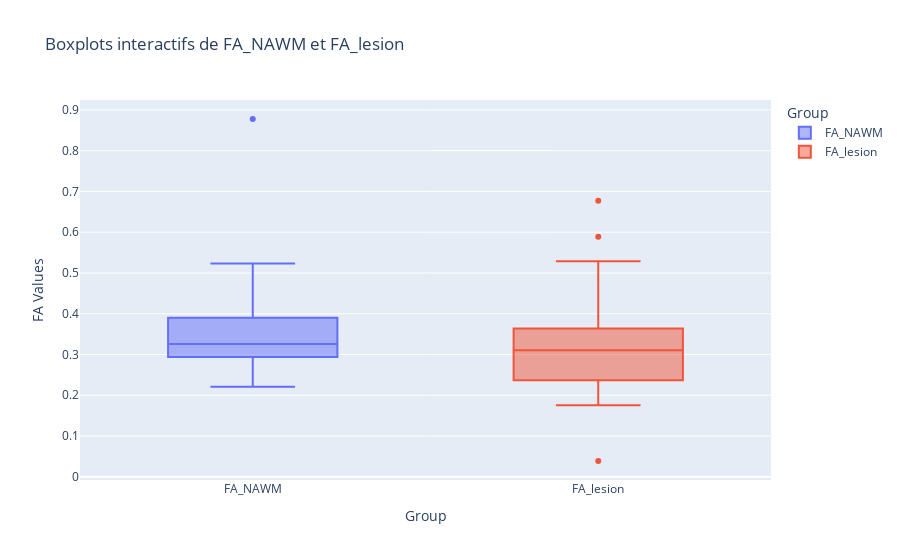

Write notebook code for a chart like this one.
### Code cell
from scipy.stats import ttest_ind

import plotly.express as px

# Créer un DataFrame avec les données triées
df_FA_NAWM_sorted = df_results.sort_values(by="FA_NAWM")

# Créer un graphique interactif avec Plotly
fig = px.box(
    df_FA_NAWM_sorted.melt(id_vars=["Subject"], value_vars=["FA_NAWM", "FA_lesion"]),
    x="variable",
    y="value",
    color="variable",
    hover_data=["Subject"],
    labels={"value": "FA Values", "variable": "Group"},
    title="Boxplots interactifs de FA_NAWM et FA_lesion"
)

# Afficher le graphique
fig.show()

# Effectuer un test t pour comparer les deux groupes
t_stat, p_value = ttest_ind(fa_nawm_values.dropna(), fa_lesion_values.dropna(), equal_var=False)

# Afficher les résultats du test t
print(f"T-statistic: {t_stat}, P-value: {p_value}")

### Figure 1 — Plotly figure (JSON) as saved in the notebook; plotly's stock layout.template omitted (floating-point values rounded to 4 significant figures)
{"data": [{"alignmentgroup": "True", "customdata": [["sub-043"], ["sub-087"], ["sub-095"], ["sub-042"], ["sub-010"], ["sub-008"], ["sub-081"], ["sub-014"], ["sub-040"], ["sub-032"], ["sub-071"], ["sub-058"], ["sub-015"], ["sub-004"], ["sub-106"], ["sub-112"], ["sub-041"], ["sub-094"], ["sub-079"], ["sub-052"], ["sub-090"], ["sub-051"], ["sub-096"], ["sub-109"], ["sub-017"], ["sub-062"], ["sub-110"], ["sub-054"], ["sub-128"], ["sub-013"], ["sub-085"], ["sub-126"], ["sub-024"], ["sub-102"], ["sub-050"], ["sub-006"], ["sub-021"], ["sub-107"], ["sub-020"], ["sub-046"], ["sub-005"], ["sub-044"], ["sub-009"], ["sub-076"], ["sub-012"], ["sub-131"], ["sub-091"], ["sub-037"], ["sub-099"], ["sub-084"], ["sub-023"], ["sub-072"], ["sub-011"], ["sub-016"], ["sub-018"], ["sub-019"], ["sub-025"], ["sub-026"], ["sub-031"], ["sub-033"], ["sub-034"], ["sub-036"], ["sub-038"], ["sub-039"], ["sub-045"], ["sub-056"], ["sub-059"], ["sub-060"], ["sub-064"], ["sub-065"], ["sub-067"], ["sub-070"], ["sub-075"], ["sub-077"], ["sub-078"], ["sub-082"], ["sub-088"], ["sub-089"], ["sub-097"], ["sub-098"], ["sub-100"], ["sub-104"], ["sub-105"], ["sub-111"], ["sub-113"], ["sub-114"], ["sub-117"], ["sub-118"], ["sub-119"], ["sub-120"], ["sub-122"], ["sub-123"], ["sub-124"], ["sub-125"], ["sub-129"], ["sub-130"], ["sub-132"], ["sub-133"]], "hovertemplate": "Group=%{x}<br>FA Values=%{y}<br>Subject=%{customdata[0]}<extra></extra>", "legendgroup": "FA_NAWM", "marker": {"color": "#636efa"}, "name": "FA_NAWM", "notched": false, "offsetgroup": "FA_NAWM", "orientation": "v", "showlegend": true, "type": "box", "x": ["FA_NAWM", "FA_NAWM", "FA_NAWM", "FA_NAWM", "FA_NAWM", "FA_NAWM", "FA_NAWM", "FA_NAWM", "FA_NAWM", "FA_NAWM", "FA_NAWM", "FA_NAWM", "FA_NAWM", "FA_NAWM", "FA_NAWM", "FA_NAWM", "FA_NAWM", "FA_NAWM", "FA_NAWM", "FA_NAWM", "FA_NAWM", "FA_NAWM", "FA_NAWM", "FA_NAWM", "FA_NAWM", "FA_NAWM", "FA_NAWM", "FA_NAWM", "FA_NAWM", "FA_NAWM", "FA_NAWM", "FA_NAWM", "FA_NAWM", "FA_NAWM", "FA_NAWM", "FA_NAWM", "FA_NAWM", "FA_NAWM", "FA_NAWM", "FA_NAWM", "FA_NAWM", "FA_NAWM", "FA_NAWM", "FA_NAWM", "FA_NAWM", "FA_NAWM", "FA_NAWM", "FA_NAWM", "FA_NAWM", "FA_NAWM", "FA_NAWM", "FA_NAWM", "FA_NAWM", "FA_NAWM", "FA_NAWM", "FA_NAWM", "FA_NAWM", "FA_NAWM", "FA_NAWM", "FA_NAWM", "FA_NAWM", "FA_NAWM", "FA_NAWM", "FA_NAWM", "FA_NAWM", "FA_NAWM", "FA_NAWM", "FA_NAWM", "FA_NAWM", "FA_NAWM", "FA_NAWM", "FA_NAWM", "FA_NAWM", "FA_NAWM", "FA_NAWM", "FA_NAWM", "FA_NAWM", "FA_NAWM", "FA_NAWM", "FA_NAWM", "FA_NAWM", "FA_NAWM", "FA_NAWM", "FA_NAWM", "FA_NAWM", "FA_NAWM", "FA_NAWM", "FA_NAWM", "FA_NAWM", "FA_NAWM", "FA_NAWM", "FA_NAWM", "FA_NAWM", "FA_NAWM", "FA_NAWM", "FA_NAWM", "FA_NAWM", "FA_NAWM"], "x0": " ", "xaxis": "x", "y": [0.2211, 0.2217, 0.2277, 0.2281, 0.2444, 0.2677, 0.2679, 0.2851, 0.2862, 0.2872, 0.2872, 0.2914, 0.293, 0.2947, 0.2956, 0.2961, 0.3064, 0.3108, 0.3153, 0.3165, 0.3188, 0.3189, 0.3204, 0.3209, 0.3249, 0.325, 0.3263, 0.3309, 0.3367, 0.3386, 0.342, 0.3578, 0.3579, 0.3587, 0.3634, 0.3642, 0.3842, 0.3842, 0.3885, 0.3912, 0.3929, 0.393, 0.3983, 0.4011, 0.402, 0.4045, 0.4052, 0.4265, 0.4355, 0.4577, 0.5234, 0.8777, null, null, null, null, null, null, null, null, null, null, null, null, null, null, null, null, null, null, null, null, null, null, null, null, null, null, null, null, null, null, null, null, null, null, null, null, null, null, null, null, null, null, null, null, null, null], "y0": " ", "yaxis": "y"}, {"alignmentgroup": "True", "customdata": [["sub-043"], ["sub-087"], ["sub-095"], ["sub-042"], ["sub-010"], ["sub-008"], ["sub-081"], ["sub-014"], ["sub-040"], ["sub-032"], ["sub-071"], ["sub-058"], ["sub-015"], ["sub-004"], ["sub-106"], ["sub-112"], ["sub-041"], ["sub-094"], ["sub-079"], ["sub-052"], ["sub-090"], ["sub-051"], ["sub-096"], ["sub-109"], ["sub-017"], ["sub-062"], ["sub-110"], ["sub-054"], ["sub-128"], ["sub-013"], ["sub-085"], ["sub-126"], ["sub-024"], ["sub-102"], ["sub-050"], ["sub-006"], ["sub-021"], ["sub-107"], ["sub-020"], ["sub-046"], ["sub-005"], ["sub-044"], ["sub-009"], ["sub-076"], ["sub-012"], ["sub-131"], ["sub-091"], ["sub-037"], ["sub-099"], ["sub-084"], ["sub-023"], ["sub-072"], ["sub-011"], ["sub-016"], ["sub-018"], ["sub-019"], ["sub-025"], ["sub-026"], ["sub-031"], ["sub-033"], ["sub-034"], ["sub-036"], ["sub-038"], ["sub-039"], ["sub-045"], ["sub-056"], ["sub-059"], ["sub-060"], ["sub-064"], ["sub-065"], ["sub-067"], ["sub-070"], ["sub-075"], ["sub-077"], ["sub-078"], ["sub-082"], ["sub-088"], ["sub-089"], ["sub-097"], ["sub-098"], ["sub-100"], ["sub-104"], ["sub-105"], ["sub-111"], ["sub-113"], ["sub-114"], ["sub-117"], ["sub-118"], ["sub-119"], ["sub-120"], ["sub-122"], ["sub-123"], ["sub-124"], ["sub-125"], ["sub-129"], ["sub-130"], ["sub-132"], ["sub-133"]], "hovertemplate": "Group=%{x}<br>FA Values=%{y}<br>Subject=%{customdata[0]}<extra></extra>", "legendgroup": "FA_lesion", "marker": {"color": "#EF553B"}, "name": "FA_lesion", "notched": false, "offsetgroup": "FA_lesion", "orientation": "v", "showlegend": true, "type": "box", "x": ["FA_lesion", "FA_lesion", "FA_lesion", "FA_lesion", "FA_lesion", "FA_lesion", "FA_lesion", "FA_lesion", "FA_lesion", "FA_lesion", "FA_lesion", "FA_lesion", "FA_lesion", "FA_lesion", "FA_lesion", "FA_lesion", "FA_lesion", "FA_lesion", "FA_lesion", "FA_lesion", "FA_lesion", "FA_lesion", "FA_lesion", "FA_lesion", "FA_lesion", "FA_lesion", "FA_lesion", "FA_lesion", "FA_lesion", "FA_lesion", "FA_lesion", "FA_lesion", "FA_lesion", "FA_lesion", "FA_lesion", "FA_lesion", "FA_lesion", "FA_lesion", "FA_lesion", "FA_lesion", "FA_lesion", "FA_lesion", "FA_lesion", "FA_lesion", "FA_lesion", "FA_lesion", "FA_lesion", "FA_lesion", "FA_lesion", "FA_lesion", "FA_lesion", "FA_lesion", "FA_lesion", "FA_lesion", "FA_lesion", "FA_lesion", "FA_lesion", "FA_lesion", "FA_lesion", "FA_lesion", "FA_lesion", "FA_lesion", "FA_lesion", "FA_lesion", "FA_lesion", "FA_lesion", "FA_lesion", "FA_lesion", "FA_lesion", "FA_lesion", "FA_lesion", "FA_lesion", "FA_lesion", "FA_lesion", "FA_lesion", "FA_lesion", "FA_lesion", "FA_lesion", "FA_lesion", "FA_lesion", "FA_lesion", "FA_lesion", "FA_lesion", "FA_lesion", "FA_lesion", "FA_lesion", "FA_lesion", "FA_lesion", "FA_lesion", "FA_lesion", "FA_lesion", "FA_lesion", "FA_lesion", "FA_lesion", "FA_lesion", "FA_lesion", "FA_lesion", "FA_lesion"], "x0": " ", "xaxis": "x", "y": [null, null, 0.3024, 0.3117, 0.2766, 0.2211, 0.1757, 0.2144, null, null, null, null, null, 0.3155, null, 0.3256, 0.5285, null, null, null, null, 0.3601, null, 0.241, null, null, 0.2329, null, 0.3089, 0.2519, null, null, null, null, null, 0.5886, null, null, null, null, null, null, null, null, 0.3936, 0.3332, 0.6774, null, 0.03874, null, 0.3679, null, null, null, null, null, null, null, null, null, null, null, null, null, null, null, null, null, null, null, null, null, null, null, null, null, null, null, null, null, null, null, null, null, null, null, null, null, null, null, null, null, null, null, null, null, null, null], "y0": " ", "yaxis": "y"}], "layout": {"boxmode": "overlay", "legend": {"title": {"text": "Group"}, "tracegroupgap": 0}, "title": {"text": "Boxplots interactifs de FA_NAWM et FA_lesion"}, "xaxis": {"anchor": "y", "categoryarray": ["FA_NAWM", "FA_lesion"], "categoryorder": "array", "domain": [0, 1], "title": {"text": "Group"}}, "yaxis": {"anchor": "x", "domain": [0, 1], "title": {"text": "FA Values"}}}}
